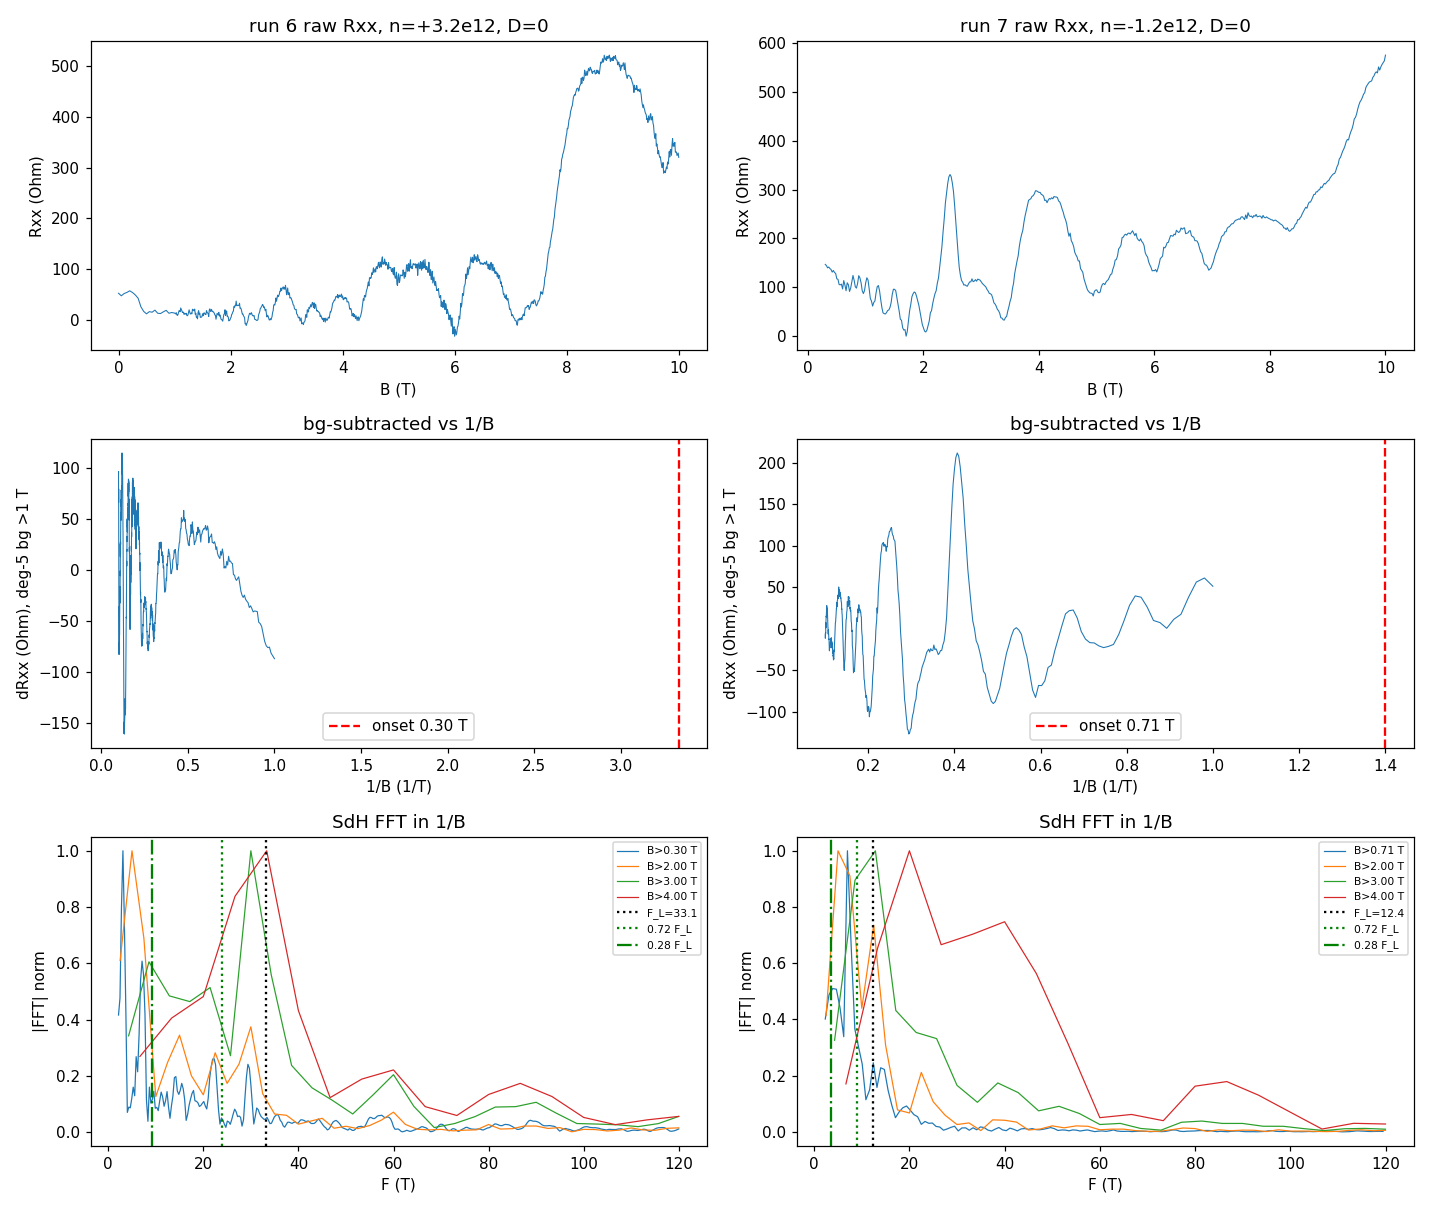

Write the Python code that produced this figure.
"""sdh-spot-check read on runs 6 (electron, n=+3.2e12) and 7 (hole, n=-1.2e12): raw, onset, FFT vs F_L."""
import numpy as np, matplotlib; matplotlib.use("Agg"); import matplotlib.pyplot as plt, warnings
from hera.analysis import open_run, summarize_run, sdh_onset, sdh_fft, SdhOnsetError, luttinger_frequency
I_BIAS = 1.0 / 100e6
out = {}
fig, axs = plt.subplots(3, 2, figsize=(13, 11))
for col, (rid, n12) in enumerate([(6, 3.2), (7, -1.2)]):
    r = open_run(f"data/{rid}"); print(f"\n===== run {rid}  n = {n12:+.2f}e12 =====\n{summarize_run(r)}")
    B = r.col("magnet_field"); R = r.col("sr1_X") / I_BIAS
    o = np.argsort(B); B, R = B[o], R[o]
    try: FL = luttinger_frequency(abs(n12) * 1e16)
    except Exception as e: FL = 4.1357e-15 / 4 * abs(n12) * 1e16; print("luttinger_frequency fallback", e)
    print(f"F_L = {FL:.2f} T ; R(B~0.5) = {np.interp(0.5,B,R):.1f} Ohm, R(10T) = {R[-1]:.1f} Ohm, max {R.max():.1f} (FS 5000)")
    ax = axs[0, col]; ax.plot(B, R, lw=0.7); ax.set_title(f"run {rid} raw Rxx, n={n12:+.1f}e12, D=0"); ax.set_xlabel("B (T)"); ax.set_ylabel("Rxx (Ohm)")
    with warnings.catch_warnings(record=True) as w:
        warnings.simplefilter("always")
        try:
            on = sdh_onset(R, B, r_full_scale=50e-6 / I_BIAS)
            print(on.summary()); out[rid] = on
            onset = on.onset_b
        except SdhOnsetError as e:
            print("SdhOnsetError:", e); onset = None
        for ww in w: print("  warn:", ww.message)
    # background-subtracted trace (deg 5 in B) above 1 T
    m = B >= 1.0; cf = np.polyfit(B[m], R[m], 5); dR = R[m] - np.polyval(cf, B[m])
    ax = axs[1, col]; ax.plot(1 / B[m], dR, lw=0.7); ax.set_xlabel("1/B (1/T)"); ax.set_ylabel("dRxx (Ohm), deg-5 bg >1 T"); ax.set_title("bg-subtracted vs 1/B")
    if onset: ax.axvline(1 / onset, color="r", ls="--", label=f"onset {onset:.2f} T"); ax.legend()
    # FFT in several windows
    ax = axs[2, col]
    for lo in ([onset] if onset else []) + [2.0, 3.0, 4.0]:
        if lo is None or lo >= 9: continue
        f, S = sdh_fft(R[:, None], B, b_range=(lo, B.max()), bg_degree=5, log=False, nfft=4096)
        S = S[0]; sel = (f > 2) & (f < 120)
        ax.plot(f[sel], S[sel] / S[sel].max(), lw=0.8, label=f"B>{lo:.2f} T")
        # peaks
        from scipy.signal import find_peaks
        pk, pr = find_peaks(S[sel], prominence=0.08 * S[sel].max())
        print(f"  FFT window [{lo:.2f},{B.max():.1f}] dF={1/(1/lo-1/B.max()):.2f} T: peaks " + ", ".join(f"{f[sel][p]:.1f}T({S[sel][p]/S[sel].max():.2f}, {f[sel][p]/FL:.2f}F_L)" for p in pk))
    ax.axvline(FL, color="k", ls=":", label=f"F_L={FL:.1f}"); ax.axvline(0.72 * FL, color="g", ls=":", label="0.72 F_L"); ax.axvline(0.28 * FL, color="g", ls="-.", label="0.28 F_L")
    ax.set_xlabel("F (T)"); ax.set_ylabel("|FFT| norm"); ax.legend(fontsize=7); ax.set_title("SdH FFT in 1/B")
fig.tight_layout(); fig.savefig("hera_scratch/spot_read.png", dpi=110); print("saved hera_scratch/spot_read.png")
